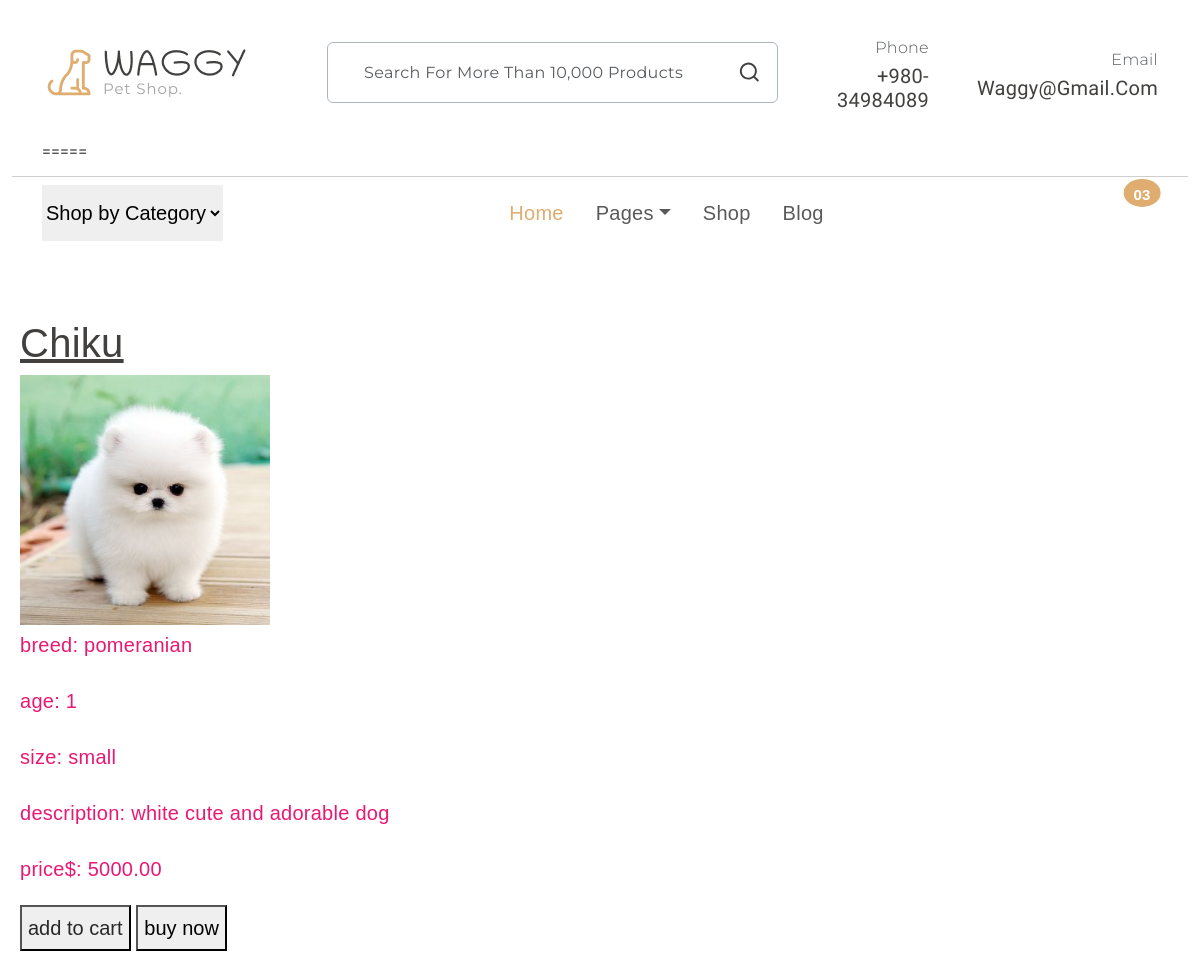
Page /detailes/9/ on the committed database.
### shop/models.py (models this page shows, shortened)
class Pet(models.Model):
    CATEGORY = models.ForeignKey(PetCategory, on_delete=models.CASCADE)
    name = models.CharField(max_length=100)
    image = models.ImageField(upload_to='pet_images/',default='pet_images/default.jpg')
    description = models.TextField()
    breed = models.CharField(max_length=100)
    price = models.DecimalField(max_digits=10, decimal_places=2)
    age = models.PositiveIntegerField()
    size = models.CharField(max_length=50)

### shop/views.py (the view)
# urls.py: path('detailes/<int:p_id>/',views.detailes1,name='detailes'),
def detailes1(request,p_id):
    pet = Pet.objects.get(id=p_id)
    return render(request,"detailes.html", {"pet": pet})

### templates/detailes.html (shortened to what this page needs)
{% extends 'base.html' %}
{% block content %}
<div style="color: rgb(234, 24, 115); font-size: 20px; font-family: 'Lucida Sans', 'Lucida Sans Regular', 'Lucida Grande', 'Lucida Sans Unicode', Geneva, Verdana, sans-serif; margin-top: 50px; padding: 20px; border-radius: 5px;">
<h1 style="font-family: 'Lucida Sans', 'Lucida Sans Regular', 'Lucida Grande', 'Lucida Sans Unicode', Geneva, Verdana, sans-serif;"><u>{{pet.name}}</u></h1>
<img src="{{ pet.image.url }}" alt="" style="width: 250px; height: 250px; object-fit: cover;">
<p>breed: {{pet.breed}}</p>
<p>age: {{ pet.age }}</p>
<p>size: {{ pet.size}}</p>
<p>description: {{ pet.description }}</p>
<p>price$: {{ pet.price }}</p>
<button><a href="{% url 'add_to_cart' pet.id %}">add to cart</a></button>
<button>buy now</button>
</div>
{% endblock %}

### static/style.css (style rules this page uses)
:root { --header-height: 160px; --header-height-min: 80px; }
:root { --accent-color: #DEAD6F; --dark-color: #222222; --light-dark-color: #727272; --light-color: #fff; --grey-color: #dbdbdb; --light-grey-color: #fafafa; --primary-color: #6995B1; --light-primary-color: #eef1f3; }
:root { --body-font: 'Chilanka', cursive; --heading-font: 'Chilanka', cursive; --secondary-font: 'Montserrat', sans-serif; }
body { --bs-link-color: #333; --bs-link-hover-color: #333; --bs-link-color-rgb: 40, 40, 40; --bs-link-hover-color-rgb: 0, 0, 0; --bs-light-rgb: 248, 248, 248; --bs-font-sans-serif: 'Chilanka', cursive; --bs-body-font-family: var(--bs-font-sans-serif); --bs-body-font-size: 1rem; --bs-body-font-weight: 400; --bs-body-line-height: 2; --bs-body-color: #41403E; --bs-primary: #DEAD6F; --bs-primary-rgb: 222, 173, 111; --bs-primary-bg-subtle: #FFF9EB; --bs-border-color: #F7F7F7; --bs-secondary-rgb: 230, 243, 251; --bs-success-rgb: 238, 245, 228; --bs-danger-rgb: 249, 235, 231; --bs-warning-rgb: 255, 249, 235; --bs-info-rgb: 230, 243, 250; }
body { letter-spacing: 0.01625rem; }
h1, h2, h3, h4, h5, h6 { font-family: var(--heading-font); color: var(--bs-body-color); font-weight: 400; text-transform: capitalize; }
a { text-decoration: none; }

### rows in the picture
Pet: name "Chiku", image (picture), breed "pomeranian", age "1", size "small", description "white cute and adorable dog", price "5000.00"
